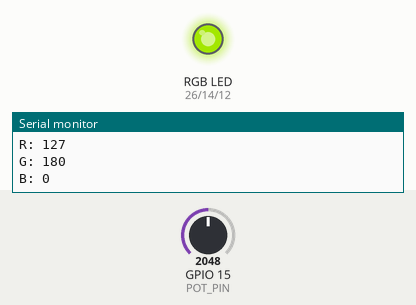
The sketch below on a simulated ESP32. Shown: an RGB LED mixed from three pins (HIGH = lit), the last lines printed to the serial monitor. The inputs (shaded band) are chosen by the test bench; at power-on: GPIO 15 (POT_PIN) = 2048. Dim RGB values are drawn brighter than linear.

Above: at 1.3 s.
1.4 s: GPIO 15 (POT_PIN) set to 2866
At 2.6 s:
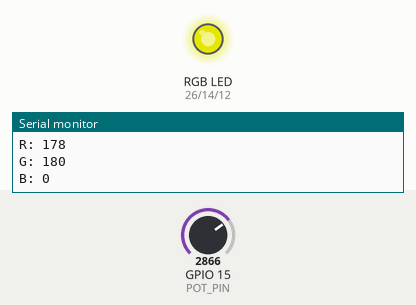
3.0 s: GPIO 15 (POT_PIN) set to 3603
At 3.8 s:
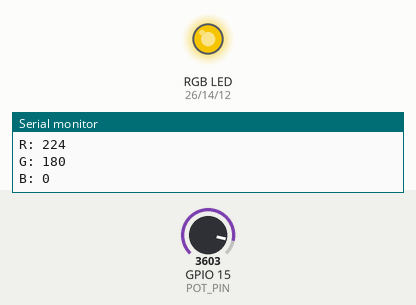
4.5 s: GPIO 15 (POT_PIN) set to 491
At 5.0 s:
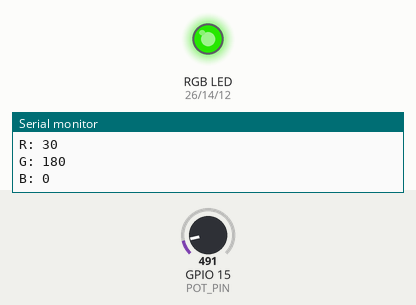
6.0 s: GPIO 15 (POT_PIN) set to 0
At 7.2 s:
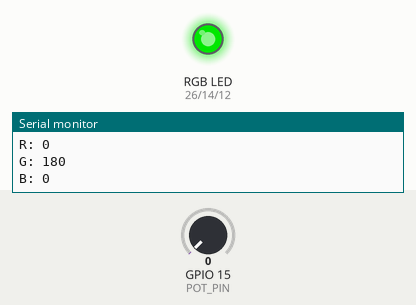
7.5 s: GPIO 15 (POT_PIN) set to 2047
At 8.5 s:
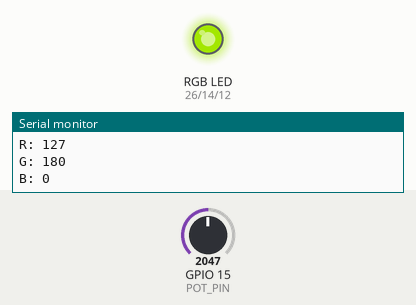
Timing chart, 0 to 10.0 s (numbered marks = the images above; inputs shaded):
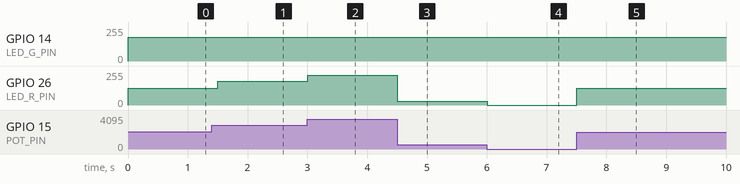

The sketch:

main.ino
```cpp
#include "MoodRoom.h"


 //declare the MoodRoom object globally (so that all functions can access it)
MoodRoom mood_room;

void setup() {
  // put your setup code here, to run once:

  //setup up digital display, inputs, outputs, serial monitor, etc
  pinMode(POT_PIN, INPUT);
  pinMode(LED_R_PIN, OUTPUT);
  pinMode(LED_G_PIN, OUTPUT);
  pinMode(LED_B_PIN, OUTPUT);

  //setup Serial Monitior
  Serial.begin(115200);
  //welcome user and ask for color mode
  welcome_prompt();
}

void loop() {
  // put your main code here, to run repeatedly:
  //update  mood room
  mood_room.calibrate_comfort_level();
  mood_room.calibrate_LED_level();

  //output to actuators (update LEDs)
  LED output_LED = mood_room.get_LED_value();
  output_to_user(&output_LED);

  //output values to serial monitor using mood_room.get_comfort_level();
  Serial.print("Comfort Level: ");
  Serial.println(mood_room.get_comfort_level());

  Serial.print("R: ");
  Serial.println(output_LED.R_value);

  Serial.print("G: ");
  Serial.println(output_LED.G_value);

  Serial.print("B: ");
  Serial.println(output_LED.B_value);

  delay(500);
}

void welcome_prompt(){
  //prompt the user for their color mode selection using digital display
  mood_room.set_color_mode(true); //just setting as true for now
}

void output_to_user(LED* led_value){
  analogWrite(LED_R_PIN, led_value->R_value);
  analogWrite(LED_G_PIN, led_value->G_value);
  analogWrite(LED_B_PIN, led_value->B_value);
}
```

MoodRoom.cpp
```cpp
#include "MoodRoom.h"

MoodRoom::MoodRoom(){
	//initialize values so as to not have them be junk
	color_mode = true;
	comfort_level = 0;
	LED_value.R_value = 0;
	LED_value.G_value = 0;
	LED_value.B_value = 0;
}

int MoodRoom::get_comfort_level(){
	return comfort_level;
}

LED MoodRoom::get_LED_value(){
	return LED_value;
}

void MoodRoom::calibrate_comfort_level(){
	//read the input (potentiometer for first-stage proof of concept, simulated brain waves for second, actual brain waves for third)
	// based on the input, calculate the comfort level of user
	comfort_level = analogRead(POT_PIN);
}

void MoodRoom::calibrate_LED_level(){
//Based on comfort_level + color_mode, calibrate the LED RGB levels
int mapped_comfort = map(comfort_level, 0, comfort_max, 0, 255);

	LED_value.G_value = G_VALUE;

	if (color_mode){
		LED_value.R_value = mapped_comfort;
		LED_value.B_value = 0;
	}
	else{
		LED_value.R_value = 0;
		LED_value.B_value = mapped_comfort;
	}
}

void MoodRoom::set_color_mode(bool color_mode){
	this->color_mode = color_mode;
}
```

MoodRoom.h
```cpp
#include <Arduino.h>

#define POT_PIN  15
#define LED_R_PIN  26
#define LED_G_PIN  14
#define LED_B_PIN  12

#define comfort_max  4095
/* This comfort_max macro ensures the LED value maps onto correct maximum comfort value
This is important because the comfort level maximum might change as development continues */

#define G_VALUE  180
//chooses a defined g value for RGB so that it remains constant.
//the only variable color value is R (for warm mode) or B (for cool mode)

struct LED{ //structs are public by default
	int R_value;
	int G_value;
	int B_value;
};

class MoodRoom{
	int comfort_level;
 	LED LED_value;
	bool color_mode; //warm (true) by default, false for cool

public:
	MoodRoom(); //constructor
	int get_comfort_level();
	LED get_LED_value();

	void calibrate_comfort_level(); //calculates comfort level based on input
	void calibrate_LED_level(); //calculates LED level based on comfort level
	void set_color_mode(bool color_mode);
};
```

Measured:
- after the input at 1.4 s, GPIO 26 (LED_R_PIN): 127/255 → 178/255 after 0.10 s
- after the input at 3.0 s, GPIO 26 (LED_R_PIN): 178/255 → 224/255 at once
- after the input at 4.5 s, GPIO 26 (LED_R_PIN): 224/255 → 30/255 at once
- after the input at 6.0 s, GPIO 26 (LED_R_PIN): 30/255 → 0/255 at once
- after the input at 7.5 s, GPIO 26 (LED_R_PIN): 0/255 → 127/255 at once
